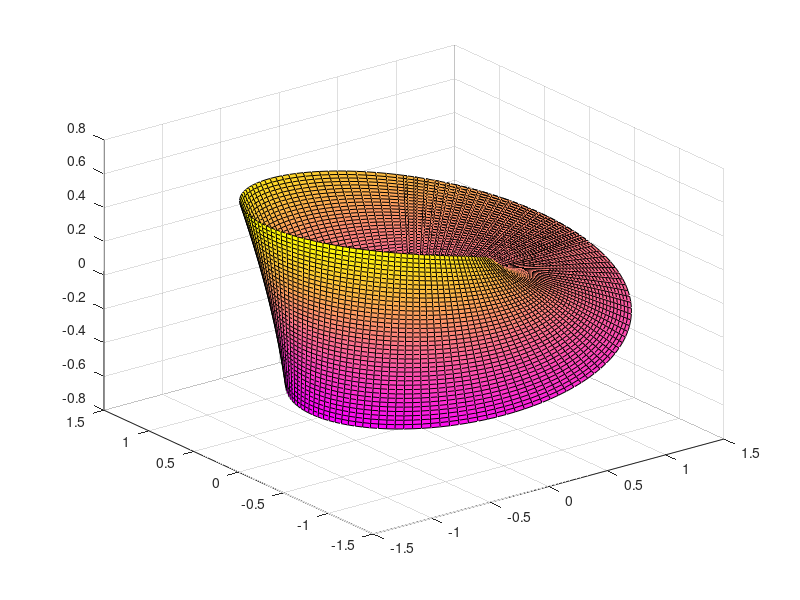

The MATLAB script that drew this image:


u = 0:0.05:2*pi + 1;
v = -1:0.05:1;


##[X, Y] = meshgrid(x, y);
[U, V] = meshgrid(u, v);
x = (1+ V./2.*cos(U./2)).*cos(U);
y = (1+ V./2.*cos(U./2)).*sin(U);
z = V./2.*sin(U./2);
surf(x, y, z)
grid on

colormap('spring')

